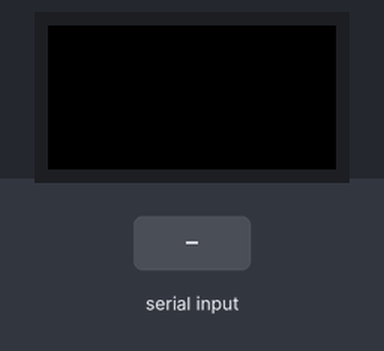
This sketch was run on a simulated Arduino Uno, built with avr-gcc and run on an emulated ATmega328P. Parts: 32×16 colour display. Inputs (shaded band) come from the test bench. What the sketch prints to the serial monitor is not drawn.

Above: at 1.4 s.
1.5 s: "3" received over Serial
At 2.87 s:
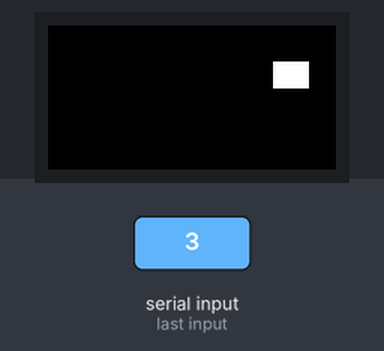
3.0 s: byte 55 (55) received over Serial
At 4.0 s:
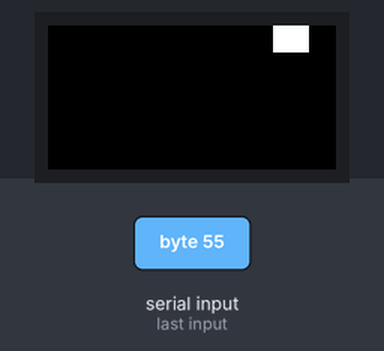
4.5 s: "2" received over Serial
At 5.2 s:
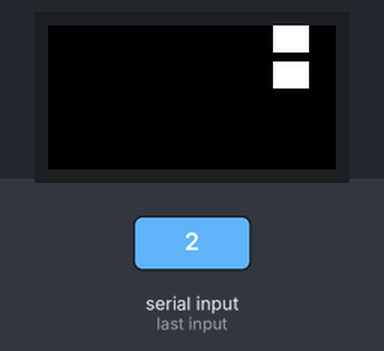
Timing chart, 0 to 7.5 s (numbered marks = the images above; inputs shaded):
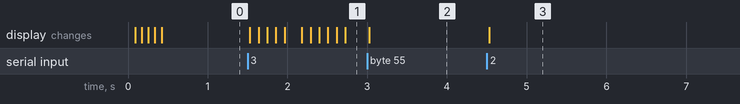

The sketch:

leap.ino
```cpp
// testcolors demo for RGBmatrixPanel library.
// Renders 512 colors on a 16x32 RGB LED matrix.
// Library supports 4096 colors, but there aren't that many pixels!

#include <Adafruit_GFX.h>   // Core graphics library
#include <RGBmatrixPanel.h> // Hardware-specific library

#define CLK 8  // MUST be on PORTB!
#define LAT A3
#define OE  9
#define A   A0
#define B   A1
#define C   A2
RGBmatrixPanel matrix(A, B, C, CLK, LAT, OE, false);
int incomingByte = 0;   // for incoming serial data

void setup() {
  matrix.begin();
  Serial.begin(9600);
  //myWindows(random(1,21));
  int window = 13;
  int brightness = 255;
  int del = 100;
  // White is 7,7,7 (3bit) 255,255,255 (8bit)
  uint8_t red=255, green=255, blue=255;
  int w_init[] = { 1, 7, 13, 19, 15 };
  int w_jump[] = { 15, 14, 13, 12, 11, 11, 12, 13, 14, 15 };


while ( true ) {
  // Initialize field
  for (int i=0; i < 5; i++) {
  myWindows(w_init[i], brightness, red, green, blue);
  delay(del-20);
  }
  //myWindows(16, brightness, red, green, blue);
  // fill the screen with 'black'
  matrix.fillScreen(matrix.Color888(0, 0, 0));
  matrix.swapBuffers(false);

//  myWindows(15, brightness, red, green, blue);

  Serial.println("rdy");

  // 48 == 0 -- 49 == 1
  // send data only when you receive data:
  while (incomingByte != 57 ) {
    //Serial.println("Waiting :)");
    if (Serial.available() > 0) {
      // read the incoming byte:
      incomingByte = Serial.read();
      switch (incomingByte){
        // No hands or Fist
        case 48:
          matrix.fillScreen(matrix.Color888(0, 0, 0));
          break;
        // One Hand
        case 49:
          myWindows(5, brightness, 0, 0, 0);
          myWindows(10, brightness, 0, 0, 0);
          myWindows(15, brightness, red, green, blue);
          myWindows(20, brightness, 0, 0, 0);
          break;
        // Two hands, two balls
        case 50:
          myWindows(5, brightness, 0, 0, 0);
          myWindows(10, brightness, 0, 0, 0);
          myWindows(15, brightness, red, green, blue);
          myWindows(20, brightness, red, green, blue);
          break;
        // Make ball jump
        case 51:
          for (int i=0; i < 11; i++) {
            myWindows(w_jump[i], brightness, red, green, blue);
            delay(del);
            matrix.fillScreen(matrix.Color888(0, 0, 0));
            }
            myWindows(15, brightness, red, green, blue);
          break;
        // Move ball horizontally w5
        case 52:
          myWindows(5, brightness, red, green, blue);
          myWindows(15, brightness, 0, 0, 0);
          myWindows(10, brightness, 0, 0, 0);
          myWindows(20, brightness, 0, 0, 0);
          break;
        // Move ball horizontally w10
        case 53:
          myWindows(5, brightness, 0, 0, 0);
          myWindows(10, brightness, red, green, blue);
          myWindows(15, brightness, 0, 0, 0);
          myWindows(20, brightness, 0, 0, 0);
          break;
        // Move ball horizontally w15
        case 54:
          myWindows(5, brightness, 0, 0, 0);
          myWindows(10, brightness, 0, 0, 0);
          myWindows(15, brightness, red, green, blue);
          myWindows(20, brightness, 0, 0, 0);
          break;
        // Move ball horizontally w20
        case 55:
          myWindows(5, brightness, 0, 0, 0);
          myWindows(15, brightness, 0, 0, 0);
          myWindows(10, brightness, 0, 0, 0);
          myWindows(20, brightness, red, green, blue);
          break;
        default:
          matrix.fillScreen(matrix.Color888(0, 0, 0));
          break;
      }
      // say what you got:
      //Serial.print("I received: ");
      //Serial.println(incomingByte, DEC);
    }
    delay(100);
  }
  incomingByte=0;
  myWindows(5, brightness, red, green, blue);
  myWindows(10, brightness, red, green, blue);
  myWindows(15, brightness, red, green, blue);
  myWindows(20, brightness, red, green, blue);
  delay(10000);
}

}

int myWindows (int w, int br, int r, int g, int b){

switch (w) {
  case 1:
    // Window 1
    matrix.fillRect(1,12,4,3, matrix.Color888(r,g,b));
    break;
  case 2:
    // Window 2
    matrix.fillRect(7,12,4,3, matrix.Color888(r,g,b));
    break;
  case 3:
    // Window 3
    matrix.fillRect(13,12,4,3, matrix.Color888(r,g,b));
    break;
  case 4:
    // Window 4
    matrix.fillRect(19,12,4,3, matrix.Color888(r,g,b));
    break;
  case 5:
    // Window 5
    matrix.fillRect(25,12,4,3, matrix.Color888(r,g,b));
    break;
  case 6:
    // Window 6
    matrix.fillRect(1,8,4,3, matrix.Color888(r,g,b));
    break;
  case 7:
    // Window 7
    matrix.fillRect(7,8,4,3, matrix.Color888(r,g,b));
    break;
  case 8:
    // Window 8
    matrix.fillRect(13,8,4,3, matrix.Color888(r,g,b));
    break;
  case 9:
    // Window 9
    matrix.fillRect(19,8,4,3, matrix.Color888(r,g,b));
    break;
  case 10:
    // Window 10
    matrix.fillRect(25,8,4,3, matrix.Color888(r,g,b));
    break;
  case 11:
    // Window 11
    matrix.fillRect(1,4,4,3, matrix.Color888(r,g,b));
    break;
  case 12:
    // Window 12
    matrix.fillRect(7,4,4,3, matrix.Color888(r,g,b));
    break;
  case 13:
    // Window 13
    matrix.fillRect(13,4,4,3, matrix.Color888(r,g,b));
    break;
  case 14:
    // Window 14
    matrix.fillRect(19,4,4,3, matrix.Color888(r,g,b));
    break;
  case 15:
    // Window 15
    matrix.fillRect(25,4,4,3, matrix.Color888(r,g,b));
    break;
  case 16:
    // Window 16
    matrix.fillRect(1,0,4,3, matrix.Color888(r,g,b));
    break;
  case 17:
    // Window 17
    matrix.fillRect(7,0,4,3, matrix.Color888(r,g,b));
    break;
  case 18:
    // Window 18
    matrix.fillRect(13,0,4,3, matrix.Color888(r,g,b));
    break;
  case 19:
    // Window 19
    matrix.fillRect(19,0,4,3, matrix.Color888(r,g,b));
    break;
  case 20:
    // Window 20
    matrix.fillRect(25,0,4,3, matrix.Color888(r,g,b));
    break;

  default:
      break;
}
  }

void loop() {
  // do nothing
}
```

Measured:
- after the input at 1.5 s, the display: changes at once (image 1)
- after the input at 3.0 s, the display: changes at once (image 2)
- after the input at 4.5 s, the display: changes at once (image 3)
